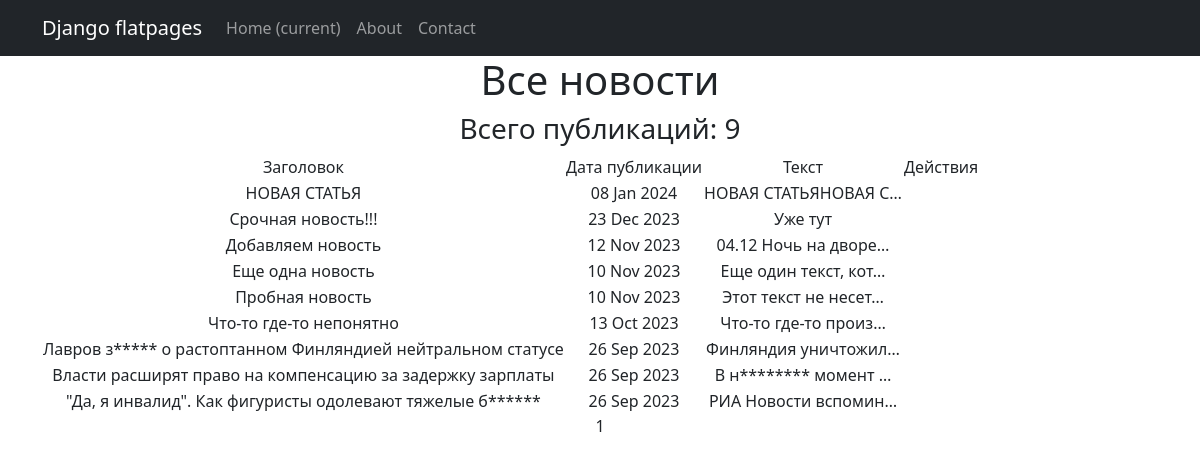
Before: /news/ (signed in) with the older database file.
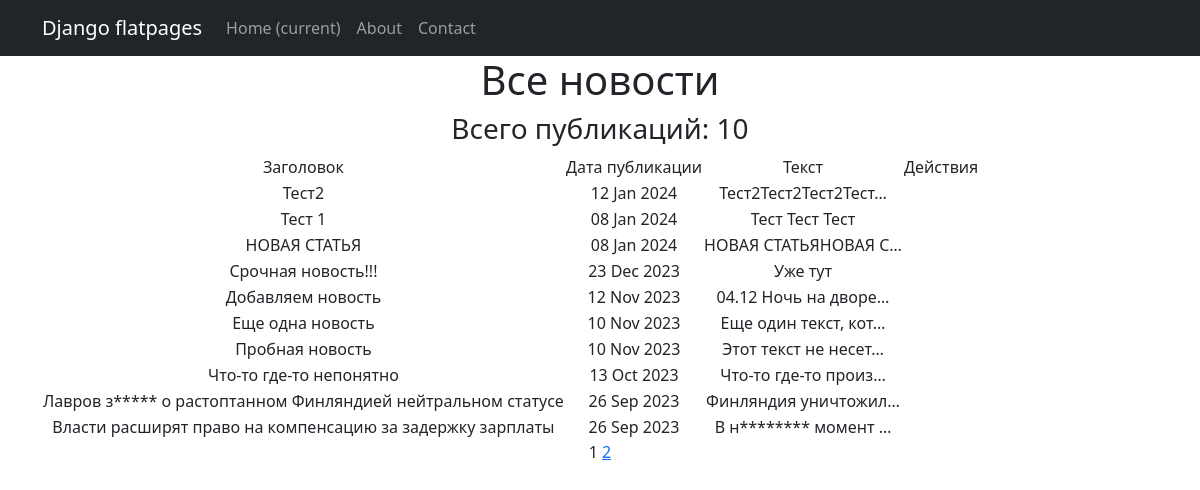
After: the same page with the newer database file.
### NewsPortal/models.py (models this page shows, shortened)
class Post(models.Model):
    NEWS = 'NW'
    ARTICLE = 'AR'
    CATEGORY = [(NEWS, 'Новость'),
                (ARTICLE, 'Статья')
                ]
    category_post = models.CharField(max_length=2, choices=CATEGORY, default=ARTICLE)
    date_time = models.DateTimeField(auto_now_add=True)
    title = models.CharField(max_length=255)
    text = models.TextField()
    rating = models.SmallIntegerField(default=0)
    added_at = models.DateTimeField(auto_now=True)
    author = models.ForeignKey(Author, on_delete=models.CASCADE)
    category = models.ManyToManyField(Category, through='PostCategory', related_name='article')

### NewsPortal/views.py (the view)
# urls.py: path('', PostList.as_view(), name='post_list'),
class PostList(LoginRequiredMixin, ListView):
    raise_exception = False
    model = Post
    ordering = '-date_time'
    template_name = 'news.html'
    context_object_name = 'news'
    paginate_by = 10

### NewsPortal/templatetags/custom_filters.py (called while the page is built)
@register.filter()
def censor(text):
    words = text.split()
    censor_list = []
    for word in words:
        if word.lower() in bad_words:
            censor_word = word[0] + '*' * (len(word) - 1)
            censor_list.append(censor_word)
        else:
            censor_list.append(word)
    return ' '.join(censor_list)

### templates/news.html (shortened to what this page needs)
{% extends 'flatpages/default.html' %}
{% load custom_filters %}
{% block content %}
<h1>Все новости</h1>
<h3> Всего публикаций: {{ news|length}} </h3>
    {% if news %}
        <table>
            <tr>
                <td>Заголовок</td>
                <td>Дата публикации</td>
                <td>Текст</td>
                <td>Действия</td>
            </tr>
            {% for i in news %}
            <tr>
                <td>{{ i.title|censor }}</td>
                <td>{{ i.date_time|date:'d M Y' }}</td>
                <td>{{ i.text|truncatechars:20|censor }}</td>
                <td>
                </td>
            </tr>
            {% endfor %}
        </table>
    {% else %}
        Новостей нет!
    {% endif %}
    {{ page_obj.number }}
    {% if page_obj.has_next %}
        <a href="?page={{ page_obj.next_page_number }}">{{ page_obj.next_page_number }}</a>
    {% endif %}
{% endblock content %}

Changed rows visible on the page:
no longer on this page (row unchanged): Post: title|censor "\"Да, я инвалид\". Как фигуристы одолевают тяжелые б******", date_time "26 Sep 2023", text|censor "РИА Новости вспомин…"
added Post: title|censor "Тест2", date_time "12 Jan 2024", text|censor "Тест2Тест2Тест2Тест…"
added Post: title|censor "Тест 1", date_time "08 Jan 2024", text|censor "Тест Тест Тест"
Other visible differences:
{{ news|length }}: "9" → "10"
{{ page_obj.next_page_number }}: (not shown) → "2"
